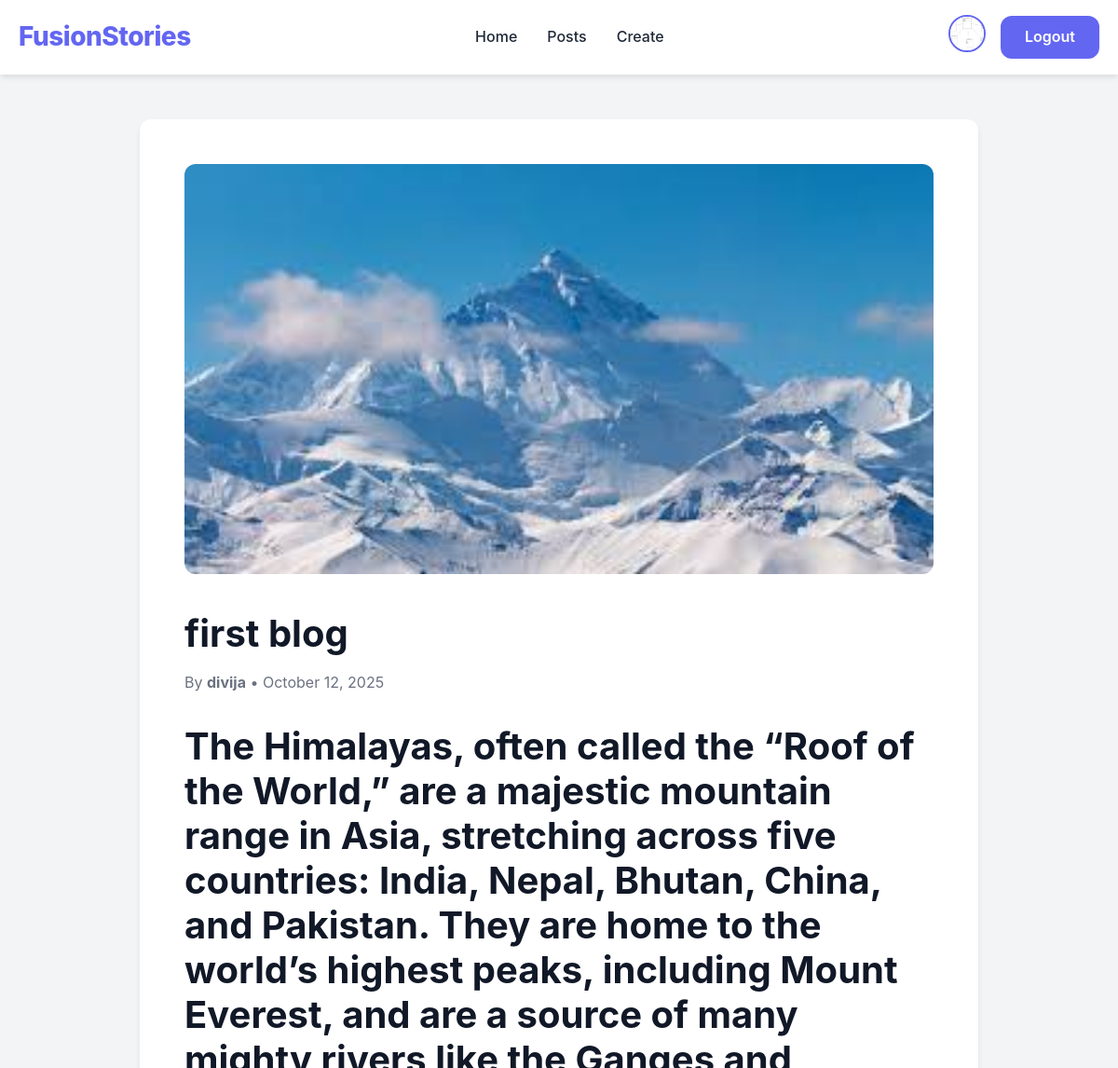
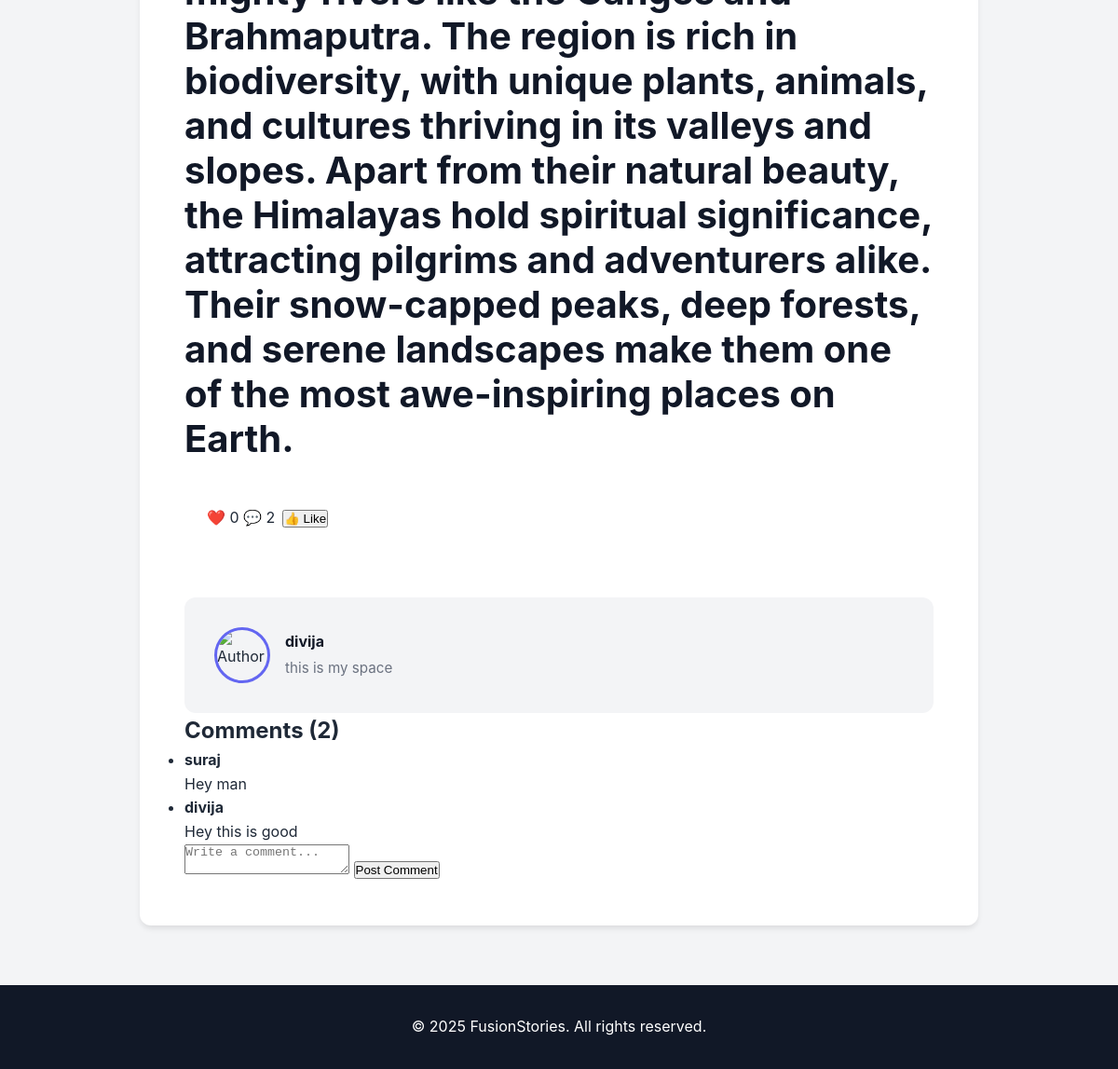
Page /post/7/ (signed in) on the committed database (2 pictures, top to bottom).
### blog/models.py (models this page shows, shortened)
class Post(models.Model):
    title = models.CharField(max_length=200)
    user = models.ForeignKey(User, on_delete=models.CASCADE, related_name='posts')
    content = models.TextField()
    date = models.DateTimeField(default=timezone.now)
    image = models.ImageField(upload_to='posts/', blank=True, null=True)
    def comment_count(self):
        return self.comments.count()
    def like_count(self):
        return self.likes.count()

class User(models.Model):
    name = models.CharField(max_length=100, unique=True)
    email = models.EmailField(unique=True)
    password = models.CharField(max_length=128)
    desc = models.TextField(blank=True)
    img = models.ImageField(upload_to='Users/', blank=True, null=True)

class Comment(models.Model):
    post = models.ForeignKey(Post, on_delete=models.CASCADE, related_name='comments')
    user = models.ForeignKey(User, on_delete=models.CASCADE)
    content = models.TextField()
    created_at = models.DateTimeField(default=timezone.now)

### blog/views.py (the view)
# urls.py: path('post/<int:pk>/', views.read, name="read"),
def read(request, pk):
    username = request.session.get('username')
    profile_img = None
    user = None
    if username:
        try:
            user = User.objects.get(name=username)
            profile_img = user.img.url if user.img else '/static/default_profile.png'
        except User.DoesNotExist:
            username = None
            profile_img = None
    post_obj = get_object_or_404(Post, id=pk)
    comments = post_obj.comments.order_by('-created_at')  # ✅ Get post comments
    return render(request, "post.html", {
        "post": post_obj,
        "username": username,
        "profile_img": profile_img,
        "comments": comments
    })

### blog/templates/post.html (shortened to what this page needs)
{% load static %}
<!DOCTYPE html>
<html lang="en">
<head>
</head>
<body class="page">
    <header class="navbar">
        <div class="container">
            <a href="{% url 'home' %}" class="logo">FusionStories</a>
            <nav class="nav-links">
                <a href="{% url 'home' %}">Home</a>
                <a href="{% url 'posts' %}">Posts</a>
                {% if username %}<a href="{% url 'create' %}">Create</a>{% endif %}
            </nav>
            <div class="auth-buttons">
                {% if username %}
                <a href="{% url 'profile' %}"><img src="{{ profile_img }}" class="profile-pic"></a>
                <a href="{% url 'logout' %}" class="logout-btn">Logout</a>
                {% else %}
                <a href="{% url 'login' %}" class="login-btn">Login</a>
                <a href="{% url 'register' %}" class="register-btn">Register</a>
                {% endif %}
            </div>
        </div>
    </header>
    <main class="post-page">
        {% if post.image %}
        <img src="{{ post.image.url }}" class="post-header-img" alt="{{ post.title }}">
        {% endif %}
        <h1>{{ post.title }}</h1>
        <p class="post-meta">By <strong>{{ post.user.name }}</strong> • {{ post.date|date:"F j, Y" }}</p>
        <div class="post-content">
            {{ post.content|safe }}
        </div>
        <div class="post-actions">
            <div class="likes-comments">
                <span class="likes">❤️ {{ post.like_count }}</span>
                <span class="comments">💬 {{ post.comment_count }}</span>
            </div>
            {% if username %}
            <form action="{% url 'like_post' post.id %}" method="POST" class="like-form">
                <button type="submit" class="like-btn">👍 Like</button>
            </form>
            {% endif %}
        </div>
        <section class="author-info">
            {% if post.user.img %}
            <img src="{{ post.user.img.url }}" class="profile-pic-small" alt="Author">
            {% else %}
            <img src="{% static 'default_profile.png' %}" class="profile-pic-small" alt="Author">
            {% endif %}
            <div>
                <h4>{{ post.user.name }}</h4>
                <p>{{ post.user.desc|default:"This author hasn’t added a bio yet." }}</p>
            </div>
        </section>
        <section class="comments-section">
            <h2>Comments ({{ post.comment_count }})</h2>
            {% if comments %}
            <ul class="comment-list">
                {% for comment in comments %}
                <li class="comment-item">
                    <div class="comment-header">
                        <strong>{{ comment.user.name }}</strong>
                    </div>
                    <p class="comment-text">{{ comment.content }}</p>
                </li>
                {% endfor %}
            </ul>
            {% else %}
            <p class="no-comments">No comments yet. Be the first to comment!</p>
            {% endif %}
            {% if username %}
            <form method="POST" action="{% url 'add_comment' post.id %}" class="comment-form">
                <textarea name="content" placeholder="Write a comment..." required></textarea>
                <button type="submit" class="comment-btn">Post Comment</button>
            </form>
            {% else %}
            <p><a href="{% url 'login' %}">Login</a> to comment on this post.</p>
            {% endif %}
        </section>
    </main>
    <footer class="footer">
        <p>© 2025 FusionStories. All rights reserved.</p>
    </footer>
</body>
</html>

### blog/templates/post.html (style rules this page uses)
* { margin: 0; padding: 0; box-sizing: border-box; }
:root { --primary: #6366f1; --primary-dark: #4f46e5; --primary-light: #818cf8; --secondary: #ec4899; --accent: #f59e0b; --dark: #1f2937; --darker: #111827; --gray: #6b7280; --light-gray: #f3f4f6; --border: #e5e7eb; --success: #10b981; --danger: #ef4444; --white: #ffffff; --shadow: 0 4px 6px -1px rgba(0, 0, 0, 0.1); --shadow-lg: 0 10px 15px -3px rgba(0, 0, 0, 0.1); --radius: 12px; --transition: all 0.3s ease; }
body { font-family: 'Inter', -apple-system, BlinkMacSystemFont, 'Segoe UI', 'Roboto', sans-serif; line-height: 1.6; color: var(--dark); background: var(--light-gray); }
.container { max-width: 1200px; margin: 0 auto; padding: 0 20px; }
.navbar { background: var(--white); box-shadow: var(--shadow); position: sticky; top: 0; z-index: 1000; padding: 1rem 0; }
.navbar .container { display: flex; justify-content: space-between; align-items: center; gap: 2rem; }
.logo { font-size: 1.75rem; font-weight: 800; color: var(--primary); text-decoration: none; letter-spacing: -0.5px; }
.nav-links { display: flex; gap: 2rem; align-items: center; }
.nav-links a { color: var(--dark); text-decoration: none; font-weight: 500; transition: var(--transition); position: relative; }
.nav-links a::after { content: ''; position: absolute; bottom: -5px; left: 0; width: 0; height: 2px; background: var(--primary); transition: var(--transition); }
.auth-buttons { display: flex; gap: 1rem; align-items: center; }
.profile-pic { width: 40px; height: 40px; border-radius: 50%; object-fit: cover; border: 2px solid var(--primary); cursor: pointer; transition: var(--transition); }
.login-btn, .register-btn, .logout-btn { padding: 0.5rem 1.5rem; border-radius: var(--radius); text-decoration: none; font-weight: 600; transition: var(--transition); display: inline-block; }
.register-btn, .logout-btn { background: var(--primary); color: var(--white); border: 2px solid var(--primary); }
.page { background: var(--light-gray); min-height: 100vh; }
.post-page { max-width: 900px; margin: 3rem auto; padding: 3rem; background: var(--white); border-radius: var(--radius); box-shadow: var(--shadow); }
.post-header-img { width: 100%; border-radius: var(--radius); margin-bottom: 2rem; max-height: 500px; object-fit: cover; }
.post-page h1 { font-size: 2.5rem; margin-bottom: 1rem; color: var(--darker); line-height: 1.2; }
.post-page > p { color: var(--gray); margin-bottom: 2rem; font-size: 1rem; }
.post-content { font-size: 1.1rem; line-height: 1.8; color: var(--dark); margin-bottom: 3rem; }
.author-info { display: flex; align-items: center; gap: 1rem; padding: 2rem; background: var(--light-gray); border-radius: var(--radius); margin-top: 3rem; }
.profile-pic-small { width: 60px; height: 60px; border-radius: 50%; object-fit: cover; border: 3px solid var(--primary); }
.author-info h4 { color: var(--darker); margin-bottom: 0.25rem; }
.author-info p { color: var(--gray); font-size: 0.95rem; }
.post-actions { display: flex; gap: 0.5rem; padding: 0 1.5rem 1.5rem; }
.footer { background: var(--darker); color: var(--white); text-align: center; padding: 2rem; margin-top: 4rem; }

### rows in the picture
Post: image (picture), title "first blog", user.name "divija", date "October 12, 2025", content "The Himalayas, often called the “Roof of the World,” are a majestic mountain range in Asia, stretching across five countries: India, Nepal, Bhutan, China, and Pakistan. They are home to the world’s highest peaks, including Mount Everest, and are a source of many mighty rivers like the Ganges and Brahmaputra. The region is rich in biodiversity, with unique plants, animals, and cultures thriving in its valleys and slopes. Apart from their natural beauty, the Himalayas hold spiritual significance, attracting pilgrims and adventurers alike. Their snow-capped peaks, deep forests, and serene landscapes make them one of the most awe-inspiring places on Earth.", like_count "0", comment_count "2", user.desc "this is my space"
Comment: user.name "suraj", content "Hey man"
Comment: user.name "divija", content "Hey this is good"
